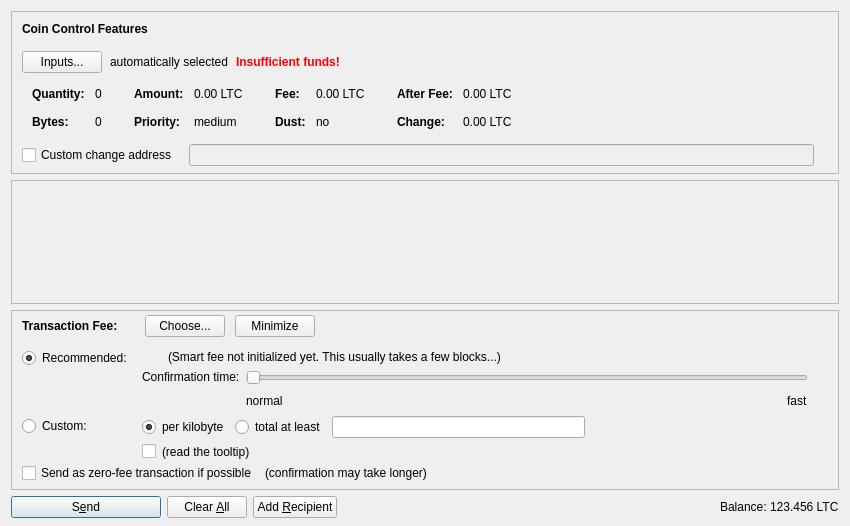
<?xml version="1.0" encoding="UTF-8"?>
<ui version="4.0">
 <class>SendCoinsDialog</class>
 <widget class="QDialog" name="SendCoinsDialog">
  <property name="geometry">
   <rect>
    <x>0</x>
    <y>0</y>
    <width>850</width>
    <height>526</height>
   </rect>
  </property>
  <property name="windowTitle">
   <string>Send Coins</string>
  </property>
  <layout class="QVBoxLayout" name="verticalLayout" stretch="0,1,0,0">
   <property name="bottomMargin">
    <number>8</number>
   </property>
   <item>
    <widget class="QFrame" name="frameCoinControl">
     <property name="sizePolicy">
      <sizepolicy hsizetype="Expanding" vsizetype="Expanding">
       <horstretch>0</horstretch>
       <verstretch>0</verstretch>
      </sizepolicy>
     </property>
     <property name="maximumSize">
      <size>
       <width>16777215</width>
       <height>16777215</height>
      </size>
     </property>
     <property name="frameShape">
      <enum>QFrame::StyledPanel</enum>
     </property>
     <property name="frameShadow">
      <enum>QFrame::Sunken</enum>
     </property>
     <layout class="QVBoxLayout" name="verticalLayoutCoinControl2">
      <property name="spacing">
       <number>0</number>
      </property>
      <property name="leftMargin">
       <number>0</number>
      </property>
      <property name="topMargin">
       <number>0</number>
      </property>
      <property name="rightMargin">
       <number>0</number>
      </property>
      <property name="bottomMargin">
       <number>6</number>
      </property>
      <item>
       <layout class="QVBoxLayout" name="verticalLayoutCoinControl" stretch="0,0,0,0,1">
        <property name="spacing">
         <number>0</number>
        </property>
        <property name="leftMargin">
         <number>10</number>
        </property>
        <property name="topMargin">
         <number>10</number>
        </property>
        <item>
         <layout class="QHBoxLayout" name="horizontalLayoutCoinControl1">
          <property name="bottomMargin">
           <number>15</number>
          </property>
          <item>
           <widget class="QLabel" name="labelCoinControlFeatures">
            <property name="sizePolicy">
             <sizepolicy hsizetype="Preferred" vsizetype="Maximum">
              <horstretch>0</horstretch>
              <verstretch>0</verstretch>
             </sizepolicy>
            </property>
            <property name="font">
             <font>
              <weight>75</weight>
              <bold>true</bold>
             </font>
            </property>
            <property name="styleSheet">
             <string notr="true">font-weight:bold;</string>
            </property>
            <property name="text">
             <string>Coin Control Features</string>
            </property>
           </widget>
          </item>
         </layout>
        </item>
        <item>
         <layout class="QHBoxLayout" name="horizontalLayoutCoinControl2" stretch="0,0,0,0">
          <property name="spacing">
           <number>8</number>
          </property>
          <property name="bottomMargin">
           <number>10</number>
          </property>
          <item>
           <widget class="QPushButton" name="pushButtonCoinControl">
            <property name="styleSheet">
             <string notr="true"/>
            </property>
            <property name="text">
             <string>Inputs...</string>
            </property>
            <property name="autoDefault">
             <bool>false</bool>
            </property>
           </widget>
          </item>
          <item>
           <widget class="QLabel" name="labelCoinControlAutomaticallySelected">
            <property name="text">
             <string>automatically selected</string>
            </property>
            <property name="margin">
             <number>5</number>
            </property>
           </widget>
          </item>
          <item>
           <widget class="QLabel" name="labelCoinControlInsuffFunds">
            <property name="font">
             <font>
              <weight>75</weight>
              <bold>true</bold>
             </font>
            </property>
            <property name="styleSheet">
             <string notr="true">color:red;font-weight:bold;</string>
            </property>
            <property name="text">
             <string>Insufficient funds!</string>
            </property>
            <property name="margin">
             <number>5</number>
            </property>
           </widget>
          </item>
          <item>
           <spacer name="horizontalSpacerCoinControl">
            <property name="orientation">
             <enum>Qt::Horizontal</enum>
            </property>
            <property name="sizeHint" stdset="0">
             <size>
              <width>40</width>
              <height>1</height>
             </size>
            </property>
           </spacer>
          </item>
         </layout>
        </item>
        <item>
         <widget class="QWidget" name="widgetCoinControl" native="true">
          <property name="sizePolicy">
           <sizepolicy hsizetype="Preferred" vsizetype="Preferred">
            <horstretch>0</horstretch>
            <verstretch>0</verstretch>
           </sizepolicy>
          </property>
          <property name="minimumSize">
           <size>
            <width>0</width>
            <height>0</height>
           </size>
          </property>
          <property name="styleSheet">
           <string notr="true"/>
          </property>
          <layout class="QHBoxLayout" name="horizontalLayoutCoinControl5">
           <property name="leftMargin">
            <number>0</number>
           </property>
           <property name="topMargin">
            <number>0</number>
           </property>
           <property name="rightMargin">
            <number>0</number>
           </property>
           <property name="bottomMargin">
            <number>0</number>
           </property>
           <item>
            <layout class="QHBoxLayout" name="horizontalLayoutCoinControl3" stretch="0,0,0,1">
             <property name="spacing">
              <number>20</number>
             </property>
             <property name="topMargin">
              <number>0</number>
             </property>
             <property name="bottomMargin">
              <number>10</number>
             </property>
             <item>
              <layout class="QFormLayout" name="formLayoutCoinControl1">
               <property name="horizontalSpacing">
                <number>10</number>
               </property>
               <property name="verticalSpacing">
                <number>14</number>
               </property>
               <property name="leftMargin">
                <number>10</number>
               </property>
               <property name="topMargin">
                <number>4</number>
               </property>
               <property name="rightMargin">
                <number>6</number>
               </property>
               <item row="0" column="0">
                <widget class="QLabel" name="labelCoinControlQuantityText">
                 <property name="font">
                  <font>
                   <weight>75</weight>
                   <bold>true</bold>
                  </font>
                 </property>
                 <property name="text">
                  <string>Quantity:</string>
                 </property>
                 <property name="margin">
                  <number>0</number>
                 </property>
                </widget>
               </item>
               <item row="0" column="1">
                <widget class="QLabel" name="labelCoinControlQuantity">
                 <property name="cursor">
                  <cursorShape>IBeamCursor</cursorShape>
                 </property>
                 <property name="contextMenuPolicy">
                  <enum>Qt::ActionsContextMenu</enum>
                 </property>
                 <property name="text">
                  <string notr="true">0</string>
                 </property>
                 <property name="margin">
                  <number>0</number>
                 </property>
                 <property name="textInteractionFlags">
                  <set>Qt::LinksAccessibleByMouse|Qt::TextSelectableByKeyboard|Qt::TextSelectableByMouse</set>
                 </property>
                </widget>
               </item>
               <item row="1" column="0">
                <widget class="QLabel" name="labelCoinControlBytesText">
                 <property name="font">
                  <font>
                   <weight>75</weight>
                   <bold>true</bold>
                  </font>
                 </property>
                 <property name="text">
                  <string>Bytes:</string>
                 </property>
                </widget>
               </item>
               <item row="1" column="1">
                <widget class="QLabel" name="labelCoinControlBytes">
                 <property name="cursor">
                  <cursorShape>IBeamCursor</cursorShape>
                 </property>
                 <property name="contextMenuPolicy">
                  <enum>Qt::ActionsContextMenu</enum>
                 </property>
                 <property name="text">
                  <string notr="true">0</string>
                 </property>
                 <property name="textInteractionFlags">
                  <set>Qt::LinksAccessibleByMouse|Qt::TextSelectableByKeyboard|Qt::TextSelectableByMouse</set>
                 </property>
                </widget>
               </item>
              </layout>
             </item>
             <item>
              <layout class="QFormLayout" name="formLayoutCoinControl2">
               <property name="horizontalSpacing">
                <number>10</number>
               </property>
               <property name="verticalSpacing">
                <number>14</number>
               </property>
               <property name="leftMargin">
                <number>6</number>
               </property>
               <property name="topMargin">
                <number>4</number>
               </property>
               <property name="rightMargin">
                <number>6</number>
               </property>
               <item row="0" column="0">
                <widget class="QLabel" name="labelCoinControlAmountText">
                 <property name="font">
                  <font>
                   <weight>75</weight>
                   <bold>true</bold>
                  </font>
                 </property>
                 <property name="text">
                  <string>Amount:</string>
                 </property>
                 <property name="margin">
                  <number>0</number>
                 </property>
                </widget>
               </item>
               <item row="0" column="1">
                <widget class="QLabel" name="labelCoinControlAmount">
                 <property name="cursor">
                  <cursorShape>IBeamCursor</cursorShape>
                 </property>
                 <property name="contextMenuPolicy">
                  <enum>Qt::ActionsContextMenu</enum>
                 </property>
                 <property name="text">
                  <string notr="true">0.00 LTC</string>
                 </property>
                 <property name="textInteractionFlags">
                  <set>Qt::LinksAccessibleByMouse|Qt::TextSelectableByKeyboard|Qt::TextSelectableByMouse</set>
                 </property>
                </widget>
               </item>
               <item row="1" column="0">
                <widget class="QLabel" name="labelCoinControlPriorityText">
                 <property name="font">
                  <font>
                   <weight>75</weight>
                   <bold>true</bold>
                  </font>
                 </property>
                 <property name="text">
                  <string>Priority:</string>
                 </property>
                </widget>
               </item>
               <item row="1" column="1">
                <widget class="QLabel" name="labelCoinControlPriority">
                 <property name="cursor">
                  <cursorShape>IBeamCursor</cursorShape>
                 </property>
                 <property name="contextMenuPolicy">
                  <enum>Qt::ActionsContextMenu</enum>
                 </property>
                 <property name="text">
                  <string notr="true">medium</string>
                 </property>
                 <property name="textInteractionFlags">
                  <set>Qt::LinksAccessibleByMouse|Qt::TextSelectableByKeyboard|Qt::TextSelectableByMouse</set>
                 </property>
                </widget>
               </item>
              </layout>
             </item>
             <item>
              <layout class="QFormLayout" name="formLayoutCoinControl3">
               <property name="horizontalSpacing">
                <number>10</number>
               </property>
               <property name="verticalSpacing">
                <number>14</number>
               </property>
               <property name="leftMargin">
                <number>6</number>
               </property>
               <property name="topMargin">
                <number>4</number>
               </property>
               <property name="rightMargin">
                <number>6</number>
               </property>
               <item row="0" column="0">
                <widget class="QLabel" name="labelCoinControlFeeText">
                 <property name="font">
                  <font>
                   <weight>75</weight>
                   <bold>true</bold>
                  </font>
                 </property>
                 <property name="text">
                  <string>Fee:</string>
                 </property>
                 <property name="margin">
                  <number>0</number>
                 </property>
                </widget>
               </item>
               <item row="0" column="1">
                <widget class="QLabel" name="labelCoinControlFee">
                 <property name="cursor">
                  <cursorShape>IBeamCursor</cursorShape>
                 </property>
                 <property name="contextMenuPolicy">
                  <enum>Qt::ActionsContextMenu</enum>
                 </property>
                 <property name="text">
                  <string notr="true">0.00 LTC</string>
                 </property>
                 <property name="textInteractionFlags">
                  <set>Qt::LinksAccessibleByMouse|Qt::TextSelectableByKeyboard|Qt::TextSelectableByMouse</set>
                 </property>
                </widget>
               </item>
               <item row="1" column="0">
                <widget class="QLabel" name="labelCoinControlLowOutputText">
                 <property name="font">
                  <font>
                   <weight>75</weight>
                   <bold>true</bold>
                  </font>
                 </property>
                 <property name="text">
                  <string>Dust:</string>
                 </property>
                </widget>
               </item>
               <item row="1" column="1">
                <widget class="QLabel" name="labelCoinControlLowOutput">
                 <property name="cursor">
                  <cursorShape>IBeamCursor</cursorShape>
                 </property>
                 <property name="contextMenuPolicy">
                  <enum>Qt::ActionsContextMenu</enum>
                 </property>
                 <property name="text">
                  <string notr="true">no</string>
                 </property>
                 <property name="textInteractionFlags">
                  <set>Qt::LinksAccessibleByMouse|Qt::TextSelectableByKeyboard|Qt::TextSelectableByMouse</set>
                 </property>
                </widget>
               </item>
              </layout>
             </item>
             <item>
              <layout class="QFormLayout" name="formLayoutCoinControl4">
               <property name="horizontalSpacing">
                <number>10</number>
               </property>
               <property name="verticalSpacing">
                <number>14</number>
               </property>
               <property name="leftMargin">
                <number>6</number>
               </property>
               <property name="topMargin">
                <number>4</number>
               </property>
               <property name="rightMargin">
                <number>6</number>
               </property>
               <item row="0" column="0">
                <widget class="QLabel" name="labelCoinControlAfterFeeText">
                 <property name="font">
                  <font>
                   <weight>75</weight>
                   <bold>true</bold>
                  </font>
                 </property>
                 <property name="text">
                  <string>After Fee:</string>
                 </property>
                 <property name="margin">
                  <number>0</number>
                 </property>
                </widget>
               </item>
               <item row="0" column="1">
                <widget class="QLabel" name="labelCoinControlAfterFee">
                 <property name="cursor">
                  <cursorShape>IBeamCursor</cursorShape>
                 </property>
                 <property name="contextMenuPolicy">
                  <enum>Qt::ActionsContextMenu</enum>
                 </property>
                 <property name="text">
                  <string notr="true">0.00 LTC</string>
                 </property>
                 <property name="textInteractionFlags">
                  <set>Qt::LinksAccessibleByMouse|Qt::TextSelectableByKeyboard|Qt::TextSelectableByMouse</set>
                 </property>
                </widget>
               </item>
               <item row="1" column="0">
                <widget class="QLabel" name="labelCoinControlChangeText">
                 <property name="font">
                  <font>
                   <weight>75</weight>
                   <bold>true</bold>
                  </font>
                 </property>
                 <property name="text">
                  <string>Change:</string>
                 </property>
                </widget>
               </item>
               <item row="1" column="1">
                <widget class="QLabel" name="labelCoinControlChange">
                 <property name="cursor">
                  <cursorShape>IBeamCursor</cursorShape>
                 </property>
                 <property name="contextMenuPolicy">
                  <enum>Qt::ActionsContextMenu</enum>
                 </property>
                 <property name="text">
                  <string notr="true">0.00 LTC</string>
                 </property>
                 <property name="textInteractionFlags">
                  <set>Qt::LinksAccessibleByMouse|Qt::TextSelectableByKeyboard|Qt::TextSelectableByMouse</set>
                 </property>
                </widget>
               </item>
              </layout>
             </item>
            </layout>
           </item>
          </layout>
         </widget>
        </item>
        <item>
         <layout class="QHBoxLayout" name="horizontalLayoutCoinControl4" stretch="0,0,0">
          <property name="spacing">
           <number>12</number>
          </property>
          <property name="sizeConstraint">
           <enum>QLayout::SetDefaultConstraint</enum>
          </property>
          <property name="topMargin">
           <number>5</number>
          </property>
          <property name="rightMargin">
           <number>5</number>
          </property>
          <item>
           <widget class="QCheckBox" name="checkBoxCoinControlChange">
            <property name="toolTip">
             <string>If this is activated, but the change address is empty or invalid, change will be sent to a newly generated address.</string>
            </property>
            <property name="text">
             <string>Custom change address</string>
            </property>
           </widget>
          </item>
          <item>
           <widget class="QValidatedLineEdit" name="lineEditCoinControlChange">
            <property name="enabled">
             <bool>false</bool>
            </property>
            <property name="sizePolicy">
             <sizepolicy hsizetype="Expanding" vsizetype="Fixed">
              <horstretch>0</horstretch>
              <verstretch>0</verstretch>
             </sizepolicy>
            </property>
           </widget>
          </item>
          <item>
           <widget class="QLabel" name="labelCoinControlChangeLabel">
            <property name="sizePolicy">
             <sizepolicy hsizetype="Preferred" vsizetype="Expanding">
              <horstretch>0</horstretch>
              <verstretch>0</verstretch>
             </sizepolicy>
            </property>
            <property name="minimumSize">
             <size>
              <width>0</width>
              <height>0</height>
             </size>
            </property>
            <property name="text">
             <string/>
            </property>
            <property name="margin">
             <number>3</number>
            </property>
           </widget>
          </item>
         </layout>
        </item>
        <item>
         <spacer name="verticalSpacerCoinControl">
          <property name="orientation">
           <enum>Qt::Vertical</enum>
          </property>
          <property name="sizeHint" stdset="0">
           <size>
            <width>800</width>
            <height>1</height>
           </size>
          </property>
         </spacer>
        </item>
       </layout>
      </item>
     </layout>
    </widget>
   </item>
   <item>
    <widget class="QScrollArea" name="scrollArea">
     <property name="widgetResizable">
      <bool>true</bool>
     </property>
     <widget class="QWidget" name="scrollAreaWidgetContents">
      <property name="geometry">
       <rect>
        <x>0</x>
        <y>0</y>
        <width>830</width>
        <height>68</height>
       </rect>
      </property>
      <layout class="QVBoxLayout" name="verticalLayout_2" stretch="0,1">
       <property name="leftMargin">
        <number>0</number>
       </property>
       <property name="topMargin">
        <number>0</number>
       </property>
       <property name="rightMargin">
        <number>0</number>
       </property>
       <property name="bottomMargin">
        <number>0</number>
       </property>
       <item>
        <layout class="QVBoxLayout" name="entries">
         <property name="spacing">
          <number>6</number>
         </property>
        </layout>
       </item>
       <item>
        <spacer name="verticalSpacer">
         <property name="orientation">
          <enum>Qt::Vertical</enum>
         </property>
         <property name="sizeHint" stdset="0">
          <size>
           <width>20</width>
           <height>40</height>
          </size>
         </property>
        </spacer>
       </item>
      </layout>
     </widget>
    </widget>
   </item>
   <item>
    <widget class="QFrame" name="frameFee">
     <property name="sizePolicy">
      <sizepolicy hsizetype="Expanding" vsizetype="Expanding">
       <horstretch>0</horstretch>
       <verstretch>0</verstretch>
      </sizepolicy>
     </property>
     <property name="maximumSize">
      <size>
       <width>16777215</width>
       <height>16777215</height>
      </size>
     </property>
     <property name="frameShape">
      <enum>QFrame::StyledPanel</enum>
     </property>
     <property name="frameShadow">
      <enum>QFrame::Sunken</enum>
     </property>
     <layout class="QVBoxLayout" name="verticalLayoutFee1">
      <property name="spacing">
       <number>0</number>
      </property>
      <property name="leftMargin">
       <number>0</number>
      </property>
      <property name="topMargin">
       <number>0</number>
      </property>
      <property name="rightMargin">
       <number>0</number>
      </property>
      <property name="bottomMargin">
       <number>0</number>
      </property>
      <item>
       <layout class="QVBoxLayout" name="verticalLayoutFee2" stretch="0,0,0">
        <property name="spacing">
         <number>0</number>
        </property>
        <property name="leftMargin">
         <number>10</number>
        </property>
        <property name="topMargin">
         <number>0</number>
        </property>
        <item>
         <layout class="QHBoxLayout" name="horizontalLayoutFee1">
          <property name="bottomMargin">
           <number>0</number>
          </property>
          <item>
           <layout class="QVBoxLayout" name="verticalLayoutFee7">
            <property name="spacing">
             <number>0</number>
            </property>
            <item>
             <spacer name="verticalSpacerSmartFee">
              <property name="orientation">
               <enum>Qt::Vertical</enum>
              </property>
              <property name="sizeType">
               <enum>QSizePolicy::Fixed</enum>
              </property>
              <property name="sizeHint" stdset="0">
               <size>
                <width>1</width>
                <height>4</height>
               </size>
              </property>
             </spacer>
            </item>
            <item>
             <layout class="QHBoxLayout" name="horizontalLayoutSmartFee">
              <property name="spacing">
               <number>10</number>
              </property>
              <item>
               <widget class="QLabel" name="labelFeeHeadline">
                <property name="sizePolicy">
                 <sizepolicy hsizetype="Preferred" vsizetype="Maximum">
                  <horstretch>0</horstretch>
                  <verstretch>0</verstretch>
                 </sizepolicy>
                </property>
                <property name="font">
                 <font>
                  <weight>75</weight>
                  <bold>true</bold>
                 </font>
                </property>
                <property name="styleSheet">
                 <string notr="true">font-weight:bold;</string>
                </property>
                <property name="text">
                 <string>Transaction Fee:</string>
                </property>
               </widget>
              </item>
              <item>
               <widget class="QLabel" name="labelFeeMinimized">
                <property name="text">
                 <string/>
                </property>
               </widget>
              </item>
              <item>
               <widget class="QPushButton" name="buttonChooseFee">
                <property name="text">
                 <string>Choose...</string>
                </property>
               </widget>
              </item>
              <item>
               <widget class="QPushButton" name="buttonMinimizeFee">
                <property name="toolTip">
                 <string>collapse fee-settings</string>
                </property>
                <property name="text">
                 <string>Minimize</string>
                </property>
               </widget>
              </item>
             </layout>
            </item>
            <item>
             <spacer name="verticalSpacer_5">
              <property name="orientation">
               <enum>Qt::Vertical</enum>
              </property>
              <property name="sizeHint" stdset="0">
               <size>
                <width>1</width>
                <height>1</height>
               </size>
              </property>
             </spacer>
            </item>
           </layout>
          </item>
          <item>
           <spacer name="horizontalSpacer_4">
            <property name="orientation">
             <enum>Qt::Horizontal</enum>
            </property>
            <property name="sizeHint" stdset="0">
             <size>
              <width>40</width>
              <height>20</height>
             </size>
            </property>
           </spacer>
          </item>
         </layout>
        </item>
        <item>
         <widget class="QFrame" name="frameFeeSelection">
          <layout class="QVBoxLayout" name="verticalLayoutFee12">
           <property name="spacing">
            <number>0</number>
           </property>
           <property name="leftMargin">
            <number>0</number>
           </property>
           <property name="topMargin">
            <number>0</number>
           </property>
           <property name="rightMargin">
            <number>0</number>
           </property>
           <property name="bottomMargin">
            <number>0</number>
           </property>
           <item>
            <layout class="QGridLayout" name="gridLayoutFee">
             <property name="topMargin">
              <number>10</number>
             </property>
             <property name="bottomMargin">
              <number>4</number>
             </property>
             <property name="horizontalSpacing">
              <number>10</number>
             </property>
             <property name="verticalSpacing">
              <number>4</number>
             </property>
             <item row="1" column="1">
              <layout class="QVBoxLayout" name="verticalLayoutFee8">
               <property name="spacing">
                <number>6</number>
               </property>
               <item>
                <layout class="QHBoxLayout" name="horizontalLayoutFee13">
                 <item>
                  <widget class="QRadioButton" name="radioCustomPerKilobyte">
                   <property name="toolTip">
                    <string>If the custom fee is set to 1000 satoshis and the transaction is only 250 bytes, then &quot;per kilobyte&quot; only pays 250 satoshis in fee, while &quot;at least&quot; pays 1000 satoshis. For transactions bigger than a kilobyte both pay by kilobyte.</string>
                   </property>
                   <property name="text">
                    <string>per kilobyte</string>
                   </property>
                   <property name="checked">
                    <bool>true</bool>
                   </property>
                   <attribute name="buttonGroup">
                    <string notr="true">groupCustomFee</string>
                   </attribute>
                  </widget>
                 </item>
                 <item>
                  <widget class="QRadioButton" name="radioCustomAtLeast">
                   <property name="toolTip">
                    <string>If the custom fee is set to 1000 satoshis and the transaction is only 250 bytes, then &quot;per kilobyte&quot; only pays 250 satoshis in fee, while &quot;total at least&quot; pays 1000 satoshis. For transactions bigger than a kilobyte both pay by kilobyte.</string>
                   </property>
                   <property name="text">
                    <string>total at least</string>
                   </property>
                   <attribute name="buttonGroup">
                    <string notr="true">groupCustomFee</string>
                   </attribute>
                  </widget>
                 </item>
                 <item>
                  <widget class="BitcoinAmountField" name="customFee"/>
                 </item>
                 <item>
                  <spacer name="horizontalSpacer_6">
                   <property name="orientation">
                    <enum>Qt::Horizontal</enum>
                   </property>
                   <property name="sizeHint" stdset="0">
                    <size>
                     <width>1</width>
                     <height>1</height>
                    </size>
                   </property>
                  </spacer>
                 </item>
                </layout>
               </item>
               <item>
                <layout class="QHBoxLayout" name="horizontalLayoutFee8">
                 <item>
                  <widget class="QCheckBox" name="checkBoxMinimumFee">
                   <property name="toolTip">
                    <string>Paying only the minimum fee is just fine as long as there is less transaction volume than space in the blocks. But be aware that this can end up in a never confirming transaction once there is more demand for watcoin transactions than the network can process.</string>
                   </property>
                   <property name="text">
                    <string/>
                   </property>
                  </widget>
                 </item>
                 <item>
                  <widget class="QLabel" name="labelMinFeeWarning">
                   <property name="enabled">
                    <bool>true</bool>
                   </property>
                   <property name="toolTip">
                    <string>Paying only the minimum fee is just fine as long as there is less transaction volume than space in the blocks. But be aware that this can end up in a never confirming transaction once there is more demand for watcoin transactions than the network can process.</string>
                   </property>
                   <property name="text">
                    <string>(read the tooltip)</string>
                   </property>
                   <property name="margin">
                    <number>5</number>
                   </property>
                  </widget>
                 </item>
                 <item>
                  <spacer name="horizontalSpacer_2">
                   <property name="orientation">
                    <enum>Qt::Horizontal</enum>
                   </property>
                   <property name="sizeHint" stdset="0">
                    <size>
                     <width>1</width>
                     <height>1</height>
                    </size>
                   </property>
                  </spacer>
                 </item>
                </layout>
               </item>
              </layout>
             </item>
             <item row="0" column="0">
              <layout class="QVBoxLayout" name="verticalLayoutFee4" stretch="0,1">
               <item>
                <widget class="QRadioButton" name="radioSmartFee">
                 <property name="text">
                  <string>Recommended:</string>
                 </property>
                 <property name="checked">
                  <bool>true</bool>
                 </property>
                 <attribute name="buttonGroup">
                  <string notr="true">groupFee</string>
                 </attribute>
                </widget>
               </item>
               <item>
                <spacer name="verticalSpacer_2">
                 <property name="orientation">
                  <enum>Qt::Vertical</enum>
                 </property>
                 <property name="sizeHint" stdset="0">
                  <size>
                   <width>1</width>
                   <height>1</height>
                  </size>
                 </property>
                </spacer>
               </item>
              </layout>
             </item>
             <item row="1" column="0">
              <layout class="QVBoxLayout" name="verticalLayoutFee9" stretch="0,1">
               <item>
                <widget class="QRadioButton" name="radioCustomFee">
                 <property name="text">
                  <string>Custom:</string>
                 </property>
                 <attribute name="buttonGroup">
                  <string notr="true">groupFee</string>
                 </attribute>
                </widget>
               </item>
               <item>
                <spacer name="verticalSpacer_6">
                 <property name="orientation">
                  <enum>Qt::Vertical</enum>
                 </property>
                 <property name="sizeHint" stdset="0">
                  <size>
                   <width>1</width>
                   <height>1</height>
                  </size>
                 </property>
                </spacer>
               </item>
              </layout>
             </item>
             <item row="0" column="1">
              <layout class="QVBoxLayout" name="verticalLayoutFee3" stretch="0,0,1">
               <property name="spacing">
                <number>6</number>
               </property>
               <property name="topMargin">
                <number>2</number>
               </property>
               <item>
                <layout class="QHBoxLayout" name="horizontalLayoutFee12">
                 <item>
                  <widget class="QLabel" name="labelSmartFee">
                   <property name="text">
                    <string/>
                   </property>
                   <property name="margin">
                    <number>2</number>
                   </property>
                  </widget>
                 </item>
                 <item>
                  <widget class="QLabel" name="labelFeeEstimation">
                   <property name="text">
                    <string/>
                   </property>
                  </widget>
                 </item>
                 <item>
                  <widget class="QLabel" name="labelSmartFee2">
                   <property name="text">
                    <string>(Smart fee not initialized yet. This usually takes a few blocks...)</string>
                   </property>
                   <property name="margin">
                    <number>2</number>
                   </property>
                  </widget>
                 </item>
                 <item>
                  <spacer name="horizontalSpacer_5">
                   <property name="orientation">
                    <enum>Qt::Horizontal</enum>
                   </property>
                   <property name="sizeHint" stdset="0">
                    <size>
                     <width>1</width>
                     <height>1</height>
                    </size>
                   </property>
                  </spacer>
                 </item>
                </layout>
               </item>
               <item>
                <layout class="QHBoxLayout" name="horizontalLayoutFee9">
                 <item>
                  <layout class="QVBoxLayout" name="verticalLayoutFee6">
                   <item>
                    <widget class="QLabel" name="labelSmartFee3">
                     <property name="text">
                      <string>Confirmation time:</string>
                     </property>
                     <property name="margin">
                      <number>2</number>
                     </property>
                    </widget>
                   </item>
                   <item>
                    <spacer name="verticalSpacer_3">
                     <property name="orientation">
                      <enum>Qt::Vertical</enum>
                     </property>
                     <property name="sizeHint" stdset="0">
                      <size>
                       <width>1</width>
                       <height>1</height>
                      </size>
                     </property>
                    </spacer>
                   </item>
                  </layout>
                 </item>
                 <item>
                  <layout class="QVBoxLayout" name="verticalLayoutFee5">
                   <property name="rightMargin">
                    <number>30</number>
                   </property>
                   <item>
                    <widget class="QSlider" name="sliderSmartFee">
                     <property name="minimum">
                      <number>0</number>
                     </property>
                     <property name="maximum">
                      <number>24</number>
                     </property>
                     <property name="pageStep">
                      <number>1</number>
                     </property>
                     <property name="value">
                      <number>0</number>
                     </property>
                     <property name="orientation">
                      <enum>Qt::Horizontal</enum>
                     </property>
                     <property name="invertedAppearance">
                      <bool>false</bool>
                     </property>
                     <property name="invertedControls">
                      <bool>false</bool>
                     </property>
                     <property name="tickPosition">
                      <enum>QSlider::NoTicks</enum>
                     </property>
                    </widget>
                   </item>
                   <item>
                    <layout class="QHBoxLayout" name="horizontalLayoutFee10">
                     <item>
                      <widget class="QLabel" name="labelSmartFeeNormal">
                       <property name="text">
                        <string>normal</string>
                       </property>
                      </widget>
                     </item>
                     <item>
                      <spacer name="horizontalSpacer_3">
                       <property name="orientation">
                        <enum>Qt::Horizontal</enum>
                       </property>
                       <property name="sizeHint" stdset="0">
                        <size>
                         <width>40</width>
                         <height>20</height>
                        </size>
                       </property>
                      </spacer>
                     </item>
                     <item>
                      <widget class="QLabel" name="labelSmartFeeFast">
                       <property name="text">
                        <string>fast</string>
                       </property>
                      </widget>
                     </item>
                    </layout>
                   </item>
                  </layout>
                 </item>
                </layout>
               </item>
               <item>
                <spacer name="verticalSpacer_4">
                 <property name="orientation">
                  <enum>Qt::Vertical</enum>
                 </property>
                 <property name="sizeHint" stdset="0">
                  <size>
                   <width>1</width>
                   <height>1</height>
                  </size>
                 </property>
                </spacer>
               </item>
              </layout>
             </item>
            </layout>
           </item>
           <item>
            <layout class="QHBoxLayout" name="horizontalLayoutFee5" stretch="0,0,0">
             <property name="spacing">
              <number>8</number>
             </property>
             <property name="bottomMargin">
              <number>4</number>
             </property>
             <item>
              <widget class="QCheckBox" name="checkBoxFreeTx">
               <property name="text">
                <string>Send as zero-fee transaction if possible</string>
               </property>
              </widget>
             </item>
             <item>
              <widget class="QLabel" name="labelFreeTx">
               <property name="text">
                <string>(confirmation may take longer)</string>
               </property>
               <property name="margin">
                <number>5</number>
               </property>
              </widget>
             </item>
             <item>
              <spacer name="horizontalSpacerFee5">
               <property name="orientation">
                <enum>Qt::Horizontal</enum>
               </property>
               <property name="sizeHint" stdset="0">
                <size>
                 <width>1</width>
                 <height>1</height>
                </size>
               </property>
              </spacer>
             </item>
            </layout>
           </item>
           <item>
            <spacer name="verticalSpacerFee2">
             <property name="orientation">
              <enum>Qt::Vertical</enum>
             </property>
             <property name="sizeHint" stdset="0">
              <size>
               <width>1</width>
               <height>1</height>
              </size>
             </property>
            </spacer>
           </item>
          </layout>
         </widget>
        </item>
        <item>
         <spacer name="verticalSpacerFee">
          <property name="orientation">
           <enum>Qt::Vertical</enum>
          </property>
          <property name="sizeHint" stdset="0">
           <size>
            <width>800</width>
            <height>1</height>
           </size>
          </property>
         </spacer>
        </item>
       </layout>
      </item>
     </layout>
    </widget>
   </item>
   <item>
    <layout class="QHBoxLayout" name="horizontalLayout">
     <item>
      <widget class="QPushButton" name="sendButton">
       <property name="minimumSize">
        <size>
         <width>150</width>
         <height>0</height>
        </size>
       </property>
       <property name="toolTip">
        <string>Confirm the send action</string>
       </property>
       <property name="text">
        <string>S&amp;end</string>
       </property>
       <property name="icon">
        <iconset resource="../bitcoin.qrc">
         <normaloff>:/icons/send</normaloff>:/icons/send</iconset>
       </property>
       <property name="autoDefault">
        <bool>false</bool>
       </property>
       <property name="default">
        <bool>true</bool>
       </property>
      </widget>
     </item>
     <item>
      <widget class="QPushButton" name="clearButton">
       <property name="sizePolicy">
        <sizepolicy hsizetype="Minimum" vsizetype="Fixed">
         <horstretch>0</horstretch>
         <verstretch>0</verstretch>
        </sizepolicy>
       </property>
       <property name="toolTip">
        <string>Clear all fields of the form.</string>
       </property>
       <property name="text">
        <string>Clear &amp;All</string>
       </property>
       <property name="icon">
        <iconset resource="../bitcoin.qrc">
         <normaloff>:/icons/remove</normaloff>:/icons/remove</iconset>
       </property>
       <property name="autoDefault">
        <bool>false</bool>
       </property>
      </widget>
     </item>
     <item>
      <widget class="QPushButton" name="addButton">
       <property name="toolTip">
        <string>Send to multiple recipients at once</string>
       </property>
       <property name="text">
        <string>Add &amp;Recipient</string>
       </property>
       <property name="icon">
        <iconset resource="../bitcoin.qrc">
         <normaloff>:/icons/add</normaloff>:/icons/add</iconset>
       </property>
       <property name="autoDefault">
        <bool>false</bool>
       </property>
      </widget>
     </item>
     <item>
      <spacer name="horizontalSpacer">
       <property name="orientation">
        <enum>Qt::Horizontal</enum>
       </property>
       <property name="sizeHint" stdset="0">
        <size>
         <width>40</width>
         <height>20</height>
        </size>
       </property>
      </spacer>
     </item>
     <item>
      <layout class="QHBoxLayout" name="horizontalLayout_2">
       <property name="spacing">
        <number>3</number>
       </property>
       <item>
        <widget class="QLabel" name="label">
         <property name="sizePolicy">
          <sizepolicy hsizetype="Preferred" vsizetype="Fixed">
           <horstretch>0</horstretch>
           <verstretch>0</verstretch>
          </sizepolicy>
         </property>
         <property name="text">
          <string>Balance:</string>
         </property>
        </widget>
       </item>
       <item>
        <widget class="QLabel" name="labelBalance">
         <property name="sizePolicy">
          <sizepolicy hsizetype="Preferred" vsizetype="Fixed">
           <horstretch>0</horstretch>
           <verstretch>0</verstretch>
          </sizepolicy>
         </property>
         <property name="cursor">
          <cursorShape>IBeamCursor</cursorShape>
         </property>
         <property name="text">
          <string notr="true">123.456 LTC</string>
         </property>
         <property name="textInteractionFlags">
          <set>Qt::LinksAccessibleByMouse|Qt::TextSelectableByKeyboard|Qt::TextSelectableByMouse</set>
         </property>
        </widget>
       </item>
      </layout>
     </item>
    </layout>
   </item>
  </layout>
 </widget>
 <customwidgets>
  <customwidget>
   <class>QValidatedLineEdit</class>
   <extends>QLineEdit</extends>
   <header>qvalidatedlineedit.h</header>
  </customwidget>
  <customwidget>
   <class>BitcoinAmountField</class>
   <extends>QLineEdit</extends>
   <header>bitcoinamountfield.h</header>
   <container>1</container>
  </customwidget>
 </customwidgets>
 <resources>
  <include location="../bitcoin.qrc"/>
 </resources>
 <connections/>
 <buttongroups>
  <buttongroup name="groupFee"/>
  <buttongroup name="groupCustomFee"/>
 </buttongroups>
</ui>
